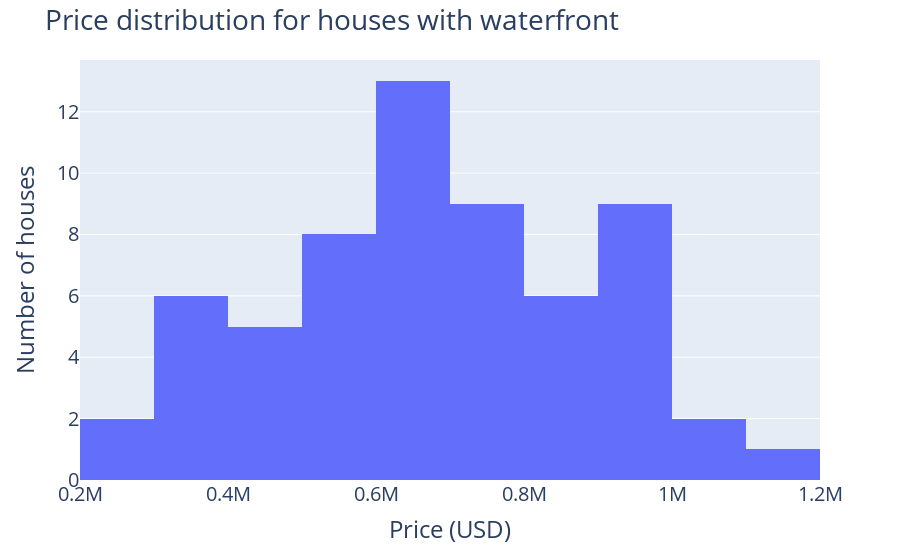

The code cell stored with this chart in its notebook:
### Markdown cell above
##### H1 confirmed
##### Value found 97%

Actilly the prices of houses with waterfront are, in the average, about 97% higher than prices of houses without waterfront.
Lets check price distribution for houses with waterfront'

### Code cell
data_aux = data.loc[data['waterfront'] == 1]
fig = px.histogram(data_aux, x = 'price')
fig.update_layout(
    font_size = 20,
    title = 'Price distribution for houses with waterfront',
    xaxis_title = 'Price (USD)',
    yaxis_title = 'Number of houses'
)
fig.show()

data_aux.reset_index(inplace = True)
data_aux.drop(columns = 'index', inplace = True)   
house_data = []
for i in range(len(data_wf)):
    for k in range(len(data_aux)):
        if (data_wf.loc[i, 'median_price'] > data_aux.loc[k, 'price']) & (data_wf.loc[i,'zipcode'] == data_aux.loc[k,'zipcode']) & (data_wf.loc[i,'condition'] == data_aux.loc[k,'condition']):
            house_data.append([(data_wf.loc[i,'median_price'] - data_aux.loc[k, 'price']),100*(data_wf.loc[i,'median_price']/data_aux.loc[k, 'price'] - 1), data_wf.loc[i, 'median_price'],data_aux.loc[k, 'id']])

### Figure 1 — Plotly figure (JSON) as saved in the notebook; plotly's stock layout.template omitted (floating-point values rounded to 4 significant figures)
{"data": [{"alignmentgroup": "True", "bingroup": "x", "hovertemplate": "price=%{x}<br>count=%{y}<extra></extra>", "legendgroup": "", "marker": {"color": "#636efa", "pattern": {"shape": ""}}, "name": "", "offsetgroup": "", "orientation": "v", "showlegend": false, "type": "histogram", "x": [655000, 369900, 705000, 825000, 790000, 290000, 995000, 530000, 960000, 480000, 999000, 700000, 1000000, 429592, 549000, 1100000, 663000, 340000, 503000, 949950, 400000, 425000, 1075000, 625000, 650000, 629000, 985000, 750000, 950000, 357000, 770000, 835000, 685000, 600000, 500000, 635000, 649000, 947500, 600000, 465000, 735000, 520000, 658000, 840500, 700000, 869000, 641500, 750000, 340000, 800000, 750000, 540000, 820000, 975000, 528000, 285000, 570000, 380000, 385000, 615000, 988500], "xaxis": "x", "yaxis": "y"}], "layout": {"barmode": "relative", "font": {"size": 20}, "legend": {"tracegroupgap": 0}, "margin": {"t": 60}, "title": {"text": "Price distribution for houses with waterfront"}, "xaxis": {"anchor": "y", "domain": [0, 1], "title": {"text": "Price (USD)"}}, "yaxis": {"anchor": "x", "domain": [0, 1], "title": {"text": "Number of houses"}}}}
